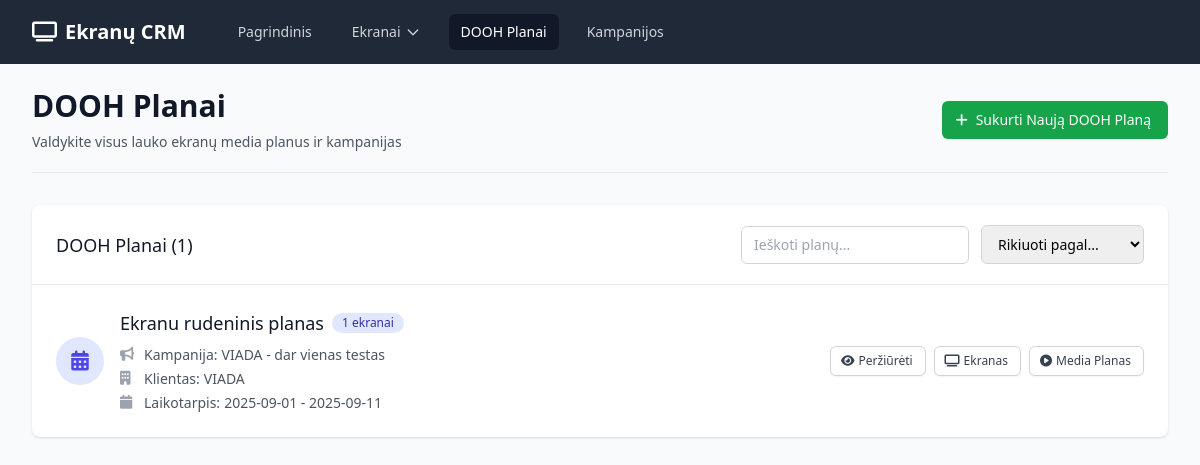
Before: /dooh-plans with the older database file.
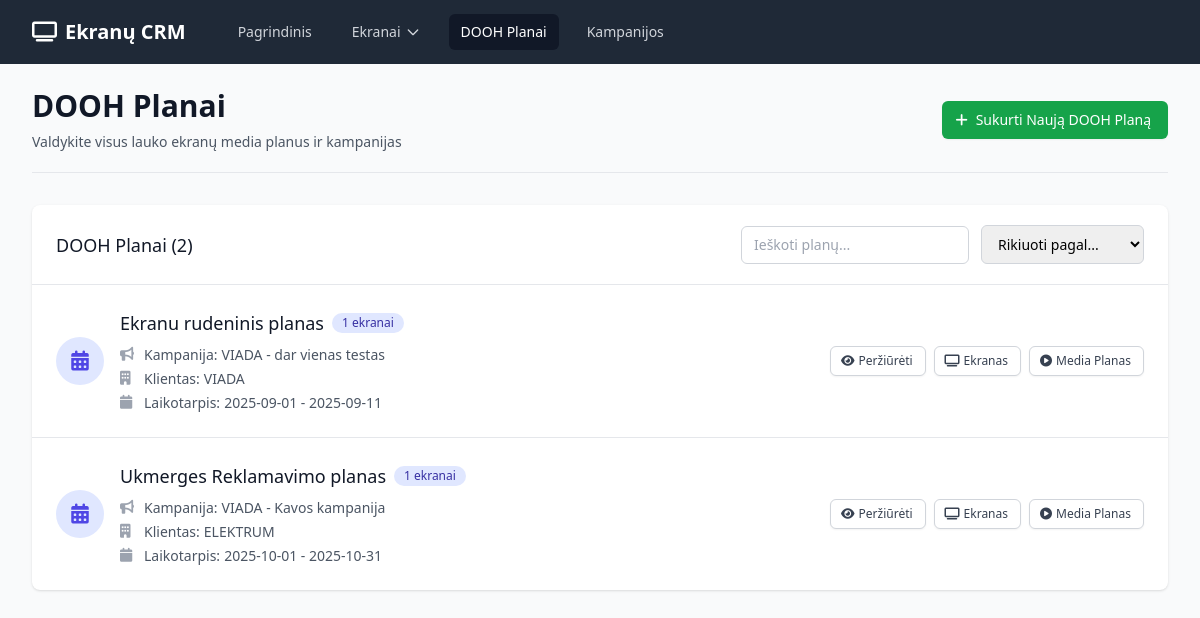
After: the same page with the newer database file.
### app.py (models this page shows)
class DOOHPlan(db.Model):
    id = db.Column(db.Integer, primary_key=True)
    campaign_id = db.Column(db.Integer, db.ForeignKey('campaign.id'), nullable=False)
    name = db.Column(db.String(100), nullable=False)
    start_date = db.Column(db.Date, nullable=False)
    end_date = db.Column(db.Date, nullable=False)
    created_at = db.Column(db.DateTime, default=datetime.utcnow)
    screen_bookings = db.relationship('ScreenBooking', backref='dooh_plan', lazy=True, cascade='all, delete-orphan')

class Campaign(db.Model):
    id = db.Column(db.Integer, primary_key=True)
    client_id = db.Column(db.Integer, db.ForeignKey('client.id'), nullable=False)
    name = db.Column(db.String(100), nullable=False)
    description = db.Column(db.Text)
    start_date = db.Column(db.Date)
    end_date = db.Column(db.Date)
    budget = db.Column(db.Float)
    created_at = db.Column(db.DateTime, default=datetime.utcnow)
    dooh_plans = db.relationship('DOOHPlan', backref='campaign', lazy=True, cascade='all, delete-orphan')

class Client(db.Model):
    id = db.Column(db.Integer, primary_key=True)
    name = db.Column(db.String(100), nullable=False)
    email = db.Column(db.String(100))
    phone = db.Column(db.String(20))
    contact_person = db.Column(db.String(100))
    company = db.Column(db.String(100))
    created_at = db.Column(db.DateTime, default=datetime.utcnow)
    campaigns = db.relationship('Campaign', backref='client', lazy=True, cascade='all, delete-orphan')

### app.py (the view)
@app.route('/dooh-plans')
def dooh_plans():
    plans = DOOHPlan.query.all()
    return render_template('dooh_plans.html', plans=plans)

### templates/dooh_plans.html (shortened to what the changed rows need)
{% extends "base.html" %}
{% block content %}
<div class="pb-5 border-b border-gray-200 mb-8">
    <div class="flex justify-between items-center">
        <div>
            <h1 class="text-3xl font-bold text-gray-900">DOOH Planai</h1>
        </div>
    </div>
</div>
{% if plans %}
<div class="bg-white shadow overflow-hidden sm:rounded-lg mb-8">
    <div class="px-4 py-5 sm:px-6">
        <div class="flex justify-between items-center">
            <h3 class="text-lg leading-6 font-medium text-gray-900">DOOH Planai ({{ plans|length }})</h3>
            <div class="flex items-center space-x-3">
                <input type="text" id="planFilter" placeholder="Ieškoti planų..."
                       class="px-3 py-2 border border-gray-300 rounded-md text-sm focus:outline-none focus:ring-indigo-500 focus:border-indigo-500">
                <select id="sortBy" class="px-3 py-2 border border-gray-300 rounded-md text-sm focus:outline-none focus:ring-indigo-500 focus:border-indigo-500">
                    <option value="">Rikiuoti pagal...</option>
                </select>
            </div>
        </div>
    </div>
    <div class="border-t border-gray-200">
        <ul class="divide-y divide-gray-200" id="plansList">
            {% for plan in plans %}
            <li class="plan-item hover:bg-gray-50">
                <div class="px-4 py-6 sm:px-6">
                    <div class="flex items-center justify-between">
                        <div class="flex items-center">
                            <div class="flex-shrink-0">
                                <div class="h-12 w-12 rounded-full bg-indigo-100 flex items-center justify-center">
                                    <i class="fas fa-calendar-alt text-indigo-600 text-xl"></i>
                                </div>
                            </div>
                            <div class="ml-4">
                                <div class="flex items-center">
                                    <p class="text-lg font-medium text-gray-900 plan-name">{{ plan.name }}</p>
                                    <span class="ml-2 inline-flex items-center px-2.5 py-0.5 rounded-full text-xs font-medium bg-indigo-100 text-indigo-800">
                                        {{ plan.screen_bookings|length }} ekranai
                                    </span>
                                </div>
                                <div class="mt-2 space-y-1">
                                    <div class="flex items-center text-sm text-gray-600">
                                        <i class="fas fa-bullhorn w-4 h-4 mr-2 text-gray-400"></i>
                                        <span class="font-medium">Kampanija:</span>
                                        <span class="ml-1">{{ plan.campaign.name }}</span>
                                    </div>
                                    <div class="flex items-center text-sm text-gray-600">
                                        <i class="fas fa-building w-4 h-4 mr-2 text-gray-400"></i>
                                        <span class="font-medium">Klientas:</span>
                                        <span class="ml-1">{{ plan.campaign.client.name }}</span>
                                    </div>
                                    <div class="flex items-center text-sm text-gray-600">
                                        <i class="fas fa-calendar w-4 h-4 mr-2 text-gray-400"></i>
                                        <span class="font-medium">Laikotarpis:</span>
                                        <span class="ml-1">{{ plan.start_date.strftime('%Y-%m-%d') }} - {{ plan.end_date.strftime('%Y-%m-%d') }}</span>
                                    </div>
                                </div>
                            </div>
                        </div>
                        <div class="flex items-center space-x-2">
                            <a href="{{ url_for('dooh_plan_detail', id=plan.id) }}"
                               class="inline-flex items-center px-3 py-1.5 border border-gray-300 shadow-sm text-xs font-medium rounded-md text-gray-700 bg-white hover:bg-gray-50 focus:outline-none focus:ring-2 focus:ring-offset-2 focus:ring-indigo-500">
                                <i class="fas fa-eye -ml-0.5 mr-1"></i>
                                Peržiūrėti
                            </a>
                            {% if plan.screen_bookings|length == 1 %}
                            <a href="{{ url_for('screen_detail', id=plan.screen_bookings[0].screen.id) }}"
                               class="inline-flex items-center px-3 py-1.5 border border-gray-300 shadow-sm text-xs font-medium rounded-md text-gray-700 bg-white hover:bg-gray-50 focus:outline-none focus:ring-2 focus:ring-offset-2 focus:ring-indigo-500">
                                <i class="fas fa-tv -ml-0.5 mr-1"></i>
                                Ekranas
                            </a>
                            {% endif %}
                            <a href="{{ url_for('dooh_plan_media', id=plan.id) }}"
                               class="inline-flex items-center px-3 py-1.5 border border-gray-300 shadow-sm text-xs font-medium rounded-md text-gray-700 bg-white hover:bg-gray-50 focus:outline-none focus:ring-2 focus:ring-offset-2 focus:ring-yellow-500">
                                <i class="fas fa-play-circle -ml-0.5 mr-1"></i>
                                Media Planas
                            </a>
                        </div>
                    </div>
                </div>
            </li>
            {% endfor %}
        </ul>
    </div>
</div>
{% endif %}
{% endblock %}

Changed rows visible on the page:
added DOOHPlan: name "Ukmerges Reklamavimo planas", screen_bookings|length "1", campaign.name "VIADA - Kavos kampanija", campaign.client.name "ELEKTRUM", start_date "2025-10-01", end_date "2025-10-31"
Other visible differences:
{{ plans|length }}: "1" → "2"
